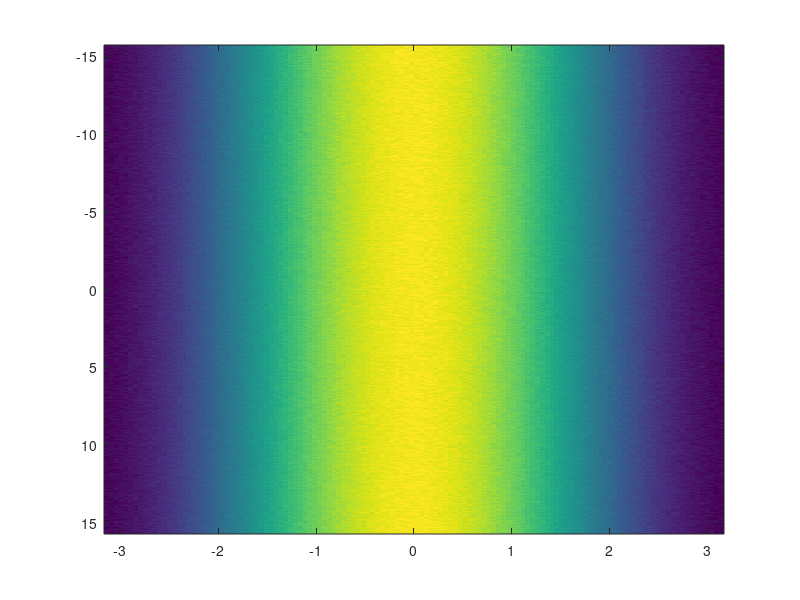

Reproduce this figure in MATLAB. (Note: this script raises an error after producing the figure.)
Lx = 2 * pi;
Ly = 10 * pi;
tf = 2000;
dt = 0.01; % number of timesteps
Nx = 2^7; % number of collocation points
Ny = 2^9;

x = linspace(-Lx/2, Lx/2, Nx); 
y = linspace(-Ly/2, Ly/2, Ny);
time = 0 : dt : tf;
[X, Y] = meshgrid(x, y);

mu = 1;
kappa = -.1;
k = sqrt(kappa + 1);
up = sqrt(4 / 3 * (mu - kappa^2)) * cos(k * X);

sigma = 0.1;
u0 = up + (rand(Ny, Nx) - 0.5) * sigma;
% u0 = sigma * randn(N, N) + randn(1, N);
% u0 = sigma * randn(N, N);
% u0 = exp((-X.^2 - Y.^2)/sigma);
% u0 = sqrt(mu) * cos(0.8 * X) + sigma * rand(N, N);

kx = fftshift((2 * pi / Lx) .* (- Nx / 2 : Nx / 2 - 1));
ky = fftshift((2 * pi / Ly) .* (- Ny / 2 : Ny / 2 - 1));
[Kx, Ky] = meshgrid(kx, ky);

laplacian_symbol = -k^2 * Kx.^2 - Ky.^2;
linear_hat_diag = -(1 + laplacian_symbol).^2 + mu;

u = u0;
hat_u = fft2(u0);

h_img = imagesc(x, y, u);
colormap('parula'); colorbar; caxis([-1, 1]);
axis equal tight;
title('Time: 0');

for t = time
    % Compute the nonlinear contribution
    nonlinear = -u.^3;
    nonlinear_hat = fft2(nonlinear);

    % Implicit-Explicit Time
    hat_u = (hat_u + dt * nonlinear_hat) ./ (1 -  dt * linear_hat_diag);

    % Clark-Nicolson
    % hat_u = (dt * nonlinear_hat + (1+0.5 * dt * linear_hat_diag) .* hat_u) ./ (1 - 0.5 * dt * linear_hat_diag);

    u = real(ifft2(hat_u)); % invert u_hat
    
  
    if mod(t, 5) == 0
        set(h_img, 'CData', u);
        title(['Swift-Hohenberg 2D Patterns | Time = ', num2str(t, '%.1f')]);
        drawnow;
    end
end
